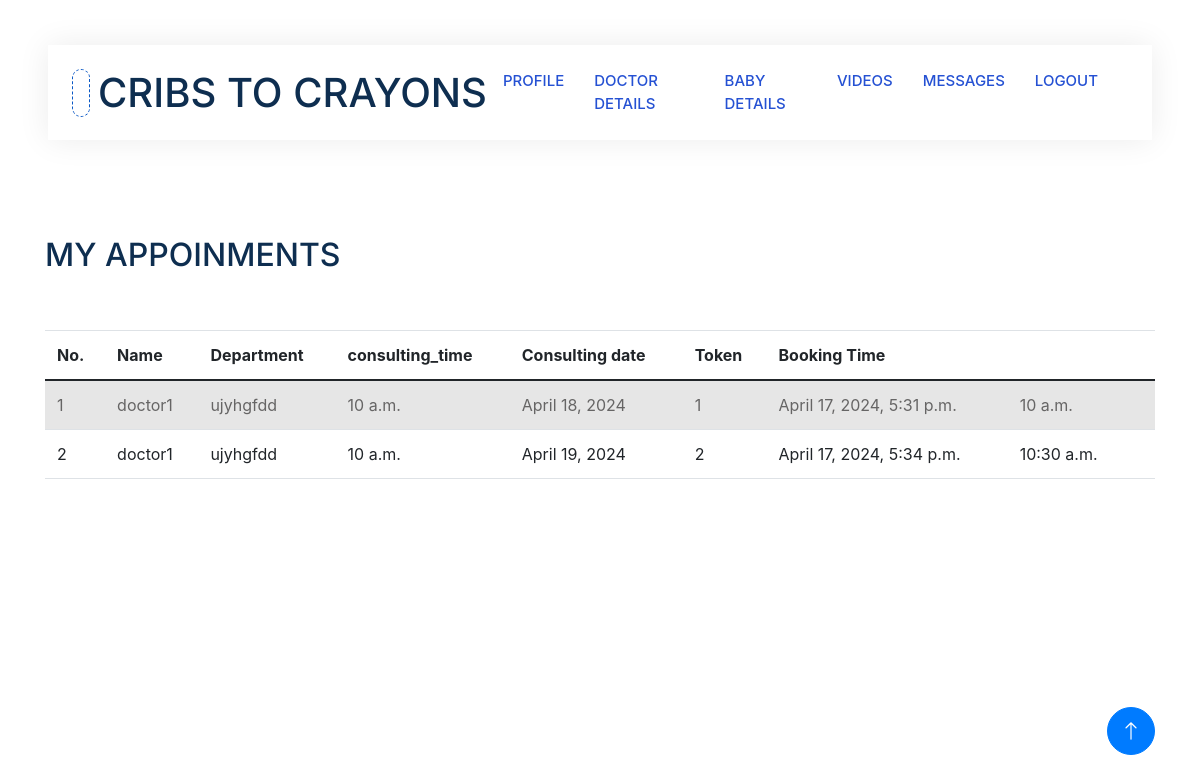
The page /myappoinments (signed in) on the database as committed earlier.
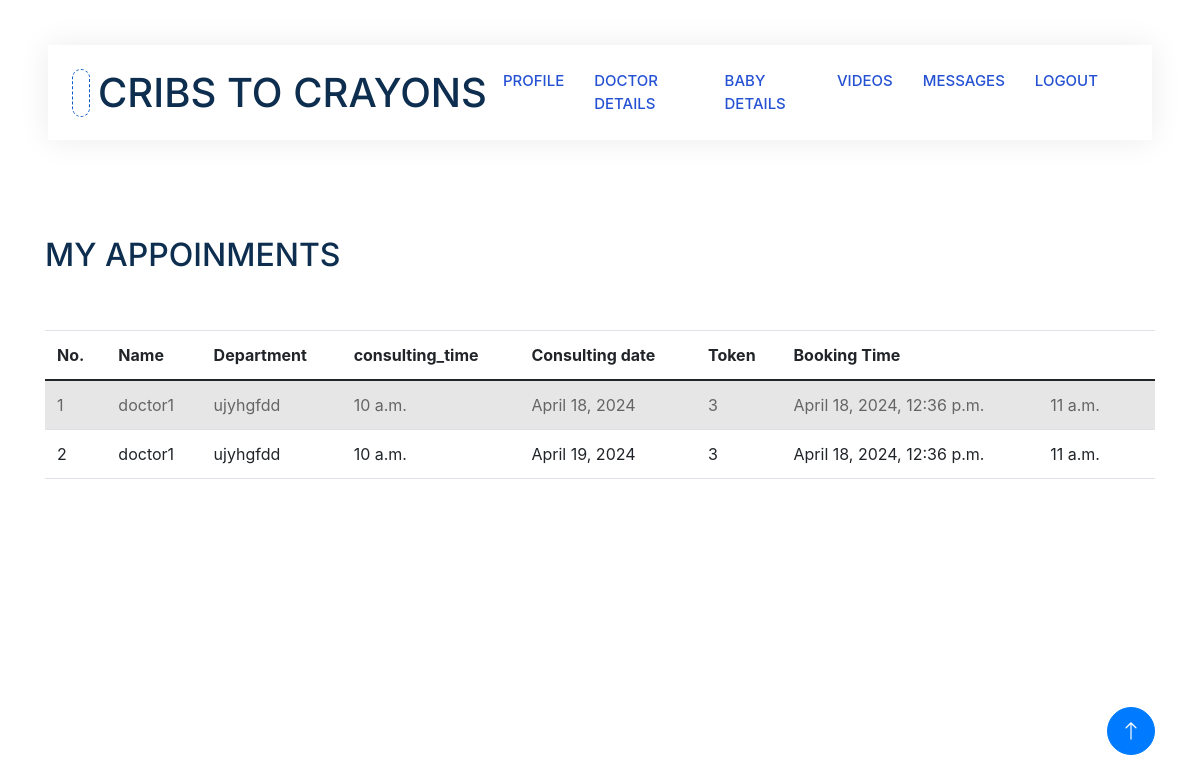
The same page on the database as committed later.
### app1/models.py (models this page shows, shortened)
class Booking(models.Model):
    doctor_id=models.ForeignKey(Doctor,on_delete=models.CASCADE)
    parent_id=models.ForeignKey(Parent,on_delete=models.CASCADE)
    date=models.DateTimeField(auto_now=True)
    booking_date = models.DateField()
    token_number = models.IntegerField()
    start_time = models.TimeField()
    end_time = models.TimeField()

class Doctor(models.Model):
    hospital_id=models.ForeignKey(Hospital,on_delete=models.CASCADE)
    Doctor_name=models.CharField(max_length=20)
    qualification=models.CharField(max_length=50)
    department=models.CharField(max_length=20)
    consulting_days=models.CharField(max_length=30)
    consulting_time=models.TimeField()
    slots=models.IntegerField()
    availability_status=models.CharField(max_length=10,default="AVAILABLE")

### app1/views.py (the view)
# urls.py: path('myappoinments',views.my_appoinments,name="myappoinments"),
@login_required(login_url='login/')
def my_appoinments(request):
    log_id=LoginUser.objects.get(id=request.user.id)
    parent=Parent.objects.get(login_id=log_id)
    bookings=Booking.objects.filter(parent_id=parent)
    context={
        'booking':bookings
    }
    return render(request,'Parent/myappoinments.html',context)

### template/Parent/myappoinments.html (shortened to what this page needs)
<!DOCTYPE html>
<html lang="en">
{% load static %}
<head>
    <link href="https://cdnjs.cloudflare.com/ajax/libs/font-awesome/5.10.0/css/all.min.css" rel="stylesheet">
    <link href="https://cdn.jsdelivr.net/npm/bootstrap-icons@1.4.1/font/bootstrap-icons.css" rel="stylesheet">
    <link href="{% static 'js/animate.min.css' %}" rel="stylesheet">
    <link href="{% static 'js/owl.carousel.min.css' %}" rel="stylesheet">
    <link href="{% static 'css/bootstrap.min.css' %}" rel="stylesheet">
    <link rel="stylesheet" href="https://stackpath.bootstrapcdn.com/bootstrap/4.5.2/css/bootstrap.min.css">
    <link href="{% static 'css/style.css' %}" rel="stylesheet">
</head>
<body>
    <div class="container-xxl bg-white p-0">
        <div class="container-fluid nav-bar bg-transparent">
            <nav class="navbar navbar-expand-lg bg-white navbar-light py-0 px-4">
                <a href="" class="navbar-brand d-flex align-items-center text-center">
                    <div class="icon p-2 me-2">
                    </div>
                    <h1 class="m-0 " >CRIBS TO CRAYONS</h1>
                </a>
                <div class="collapse navbar-collapse" id="navbarCollapse">
                    <div class="navbar-nav ms-auto">
                        <a href="{% url 'parentprofile'%}" class="nav-item nav-link">PROFILE</a>
                        <a href="{% url 'doctorlist' %}"class="nav-item nav-link">DOCTOR DETAILS</a>
                        <a href="{% url 'babydetails' %}" class="nav-item nav-link">BABY DETAILS</a>
                        <a href="{% url 'pviewvideos' %}" class="nav-item nav-link">VIDEOS</a>
                        <a href="#" class="nav-item nav-link">MESSAGES</a>
                    <a href="{% url 'login'%}" class="nav-item nav-link" >LOGOUT</a>
                </div>
            </div>
            </nav>
        </div>
<br>
<br>
<br>
<br>
<div class="container">
    <h2>MY APPOINMENTS</h2>
    <br>
    <br>
    <table class="table table-striped">
      <thead>
        <tr>
            <th>No.</th>
          <th>Name</th>
          <th>Department</th>
          <th>consulting_time</th>
          <th>Consulting date</th>
          <th>Token</th>
          <th>Booking Time</th>
          <th></th>
          <th></th>
        </tr>
      </thead>
      <tbody>
        {% for i in booking %}
        <tr>
          <td>{{ forloop.counter }}</td>
         <td>{{ i.doctor_id.Doctor_name }}</td>
         <td>{{ i.doctor_id.department }}</td>
         <td>{{ i.doctor_id.consulting_time }}</td>
         <td>{{ i.booking_date }}</td>
         <td>{{ i.token_number }}</td>
         <td>{{ i.date}}</td>
         <td>{{ i.start_time}}</td>
          <td></td>
        </tr>
        {% endfor %}
      </tbody>
    </table>
  </div>
  <a href="#" class="btn btn-lg btn-primary btn-lg-square back-to-top"><i class="bi bi-arrow-up"></i></a>
</div>
</body>
</html>

Rows that differ between the two databases and show on the page:
removed Booking: doctor_id.Doctor_name "doctor1", doctor_id.department "ujyhgfdd", doctor_id.consulting_time "10 a.m.", booking_date "April 18, 2024", token_number "1", date "April 17, 2024, 5:31 p.m.", start_time "10 a.m."
removed Booking: doctor_id.Doctor_name "doctor1", doctor_id.department "ujyhgfdd", doctor_id.consulting_time "10 a.m.", booking_date "April 19, 2024", token_number "2", date "April 17, 2024, 5:34 p.m.", start_time "10:30 a.m."
added Booking: doctor_id.Doctor_name "doctor1", doctor_id.department "ujyhgfdd", doctor_id.consulting_time "10 a.m.", booking_date "April 18, 2024", token_number "3", date "April 18, 2024, 12:36 p.m.", start_time "11 a.m."
added Booking: doctor_id.Doctor_name "doctor1", doctor_id.department "ujyhgfdd", doctor_id.consulting_time "10 a.m.", booking_date "April 19, 2024", token_number "3", date "April 18, 2024, 12:36 p.m.", start_time "11 a.m."
